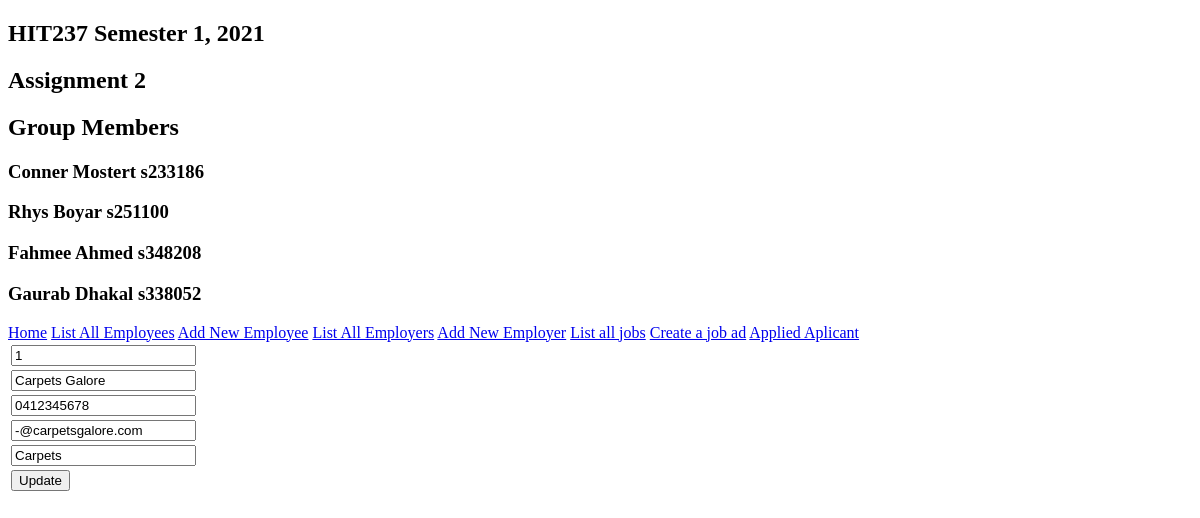
The app's page /employer/edit_emplo_form/1 with its own data.
### group_assign_app/models.py (models this page shows, shortened)
class Employer(models.Model):
	emplo_id = models.AutoField(auto_created= True, primary_key=True, unique=True, help_text="Primary key for table")
	emplo_comname = models.CharField(max_length=100, unique=True, help_text="Company Name")
	emplo_number = models.CharField(max_length=10, unique=True, help_text="Employer Number")
	emplo_email = models.CharField(max_length=100, help_text="Email Address")
	emplo_occupation =  models.CharField(max_length = 200, help_text = 'Employer Occupation')

### group_assign_app/views.py (the view)
# urls.py: path('employer/edit_emplo_form/<int:id>', views.edit_emplo_form, name = 'EditEmployer'),
def edit_emplo_form(request, id):
    emplo = Employer.objects.get(emplo_id=id)
    return render(request, "group_assign_app/Employer/Edit_emplo.html", {'Employer': emplo})

### group_assign_app/templates/group_assign_app/Employer/Edit_emplo.html (shortened to what this page needs)
{% extends "group_assign_app/base.html"%}
{% block Edit_Employer %}
<form method = "POST" action = "/update_emplo_form/{{ Employer.emplo_id }}">
  <table>
    <tr><td><input name = "emplo_id" required value = "{{ Employer.emplo_id}}">
    </td></tr>
    <tr><td><input name = "emplo_comname" required value = "{{ Employer.emplo_comname}}">
    </td></tr>
    <tr><td><input name = "emplo_number" required value = "{{ Employer.emplo_number}}">
    </td></tr>
    <tr><td><input name = "emplo_email" required value = "{{ Employer.emplo_email}}">
    </td></tr>
    <tr><td><input name = "emplo_occupation" required value = "{{ Employer.emplo_occupation}}">
    </td></tr>
    <tr>
      <td>
        <button type = "submit">Update</button>
      </td>
    </tr>
  </table>
</form>
{% endblock %}

### records on screen
Employer: emplo_id "1", emplo_comname "Carpets Galore", emplo_number "0412345678", emplo_email "-@carpetsgalore.com", emplo_occupation "Carpets"
